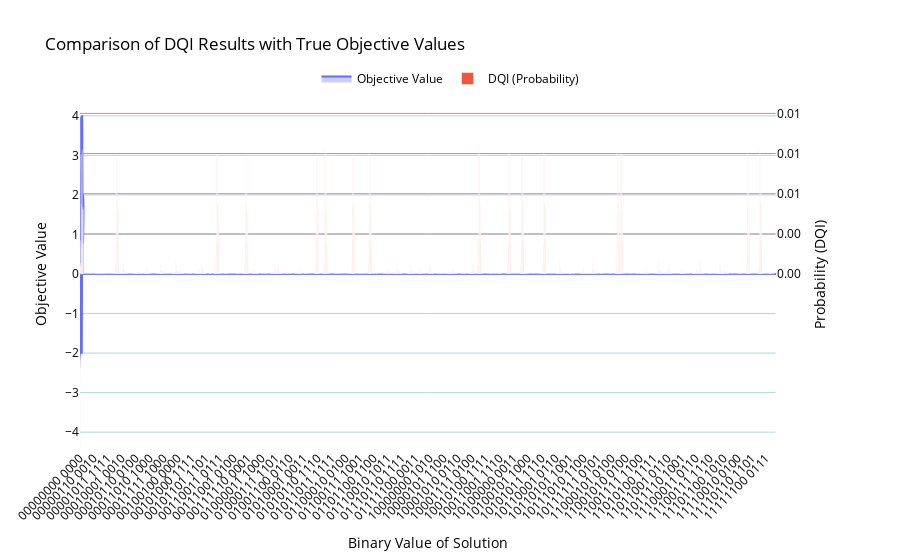

Here is the notebook cell this chart was saved with:
### Code cell
plot_results_union_plotly(
    brute_force_results,
    counts,
    plot_name="Comparison of DQI Results with True Objective Values",
    spline_smoothing=1.3
)

### Figure 1 — Plotly figure (JSON) as saved in the notebook; plotly's stock layout.template omitted (floating-point values rounded to 4 significant figures; data arrays with more than 128 entries replaced by an {"elided": "..."} marker saying what was removed)
{"data": [{"fill": "tozeroy", "fillcolor": "rgba(0,0,255,0.2)", "line": {"shape": "spline", "smoothing": 1.3}, "mode": "lines", "name": "Objective Value", "type": "scatter", "x": {"elided": "3279 str values"}, "xaxis": "x", "y": {"elided": "3279 int values"}, "yaxis": "y"}, {"marker": {"opacity": 0.6}, "name": "DQI (Probability)", "type": "bar", "x": {"elided": "3279 str values"}, "xaxis": "x", "y": {"elided": "3279 float values"}, "yaxis": "y2"}], "layout": {"font": {"color": "black"}, "legend": {"orientation": "h", "x": 0.5, "xanchor": "center", "y": 1.02, "yanchor": "bottom"}, "title": {"text": "Comparison of DQI Results with True Objective Values"}, "xaxis": {"anchor": "y", "domain": [0, 0.94], "tickangle": -45, "title": {"text": "Binary Value of Solution"}}, "yaxis": {"anchor": "x", "domain": [0, 1], "dtick": 1, "gridcolor": "lightblue", "range": [-4.4, 4.4], "showgrid": true, "tick0": 0, "title": {"text": "Objective Value"}}, "yaxis2": {"anchor": "x", "gridcolor": "lightcoral", "overlaying": "y", "range": [-0.013, 0.013], "showgrid": true, "side": "right", "tickmode": "array", "ticktext": ["0.00", "0.00", "0.01", "0.01", "0.01", "0.01", "0.02"], "tickvals": [0, 0.003, 0.006, 0.009, 0.012, 0.015, 0.018], "title": {"text": "Probability (DQI)"}, "zeroline": true, "zerolinecolor": "black", "zerolinewidth": 2}}}
